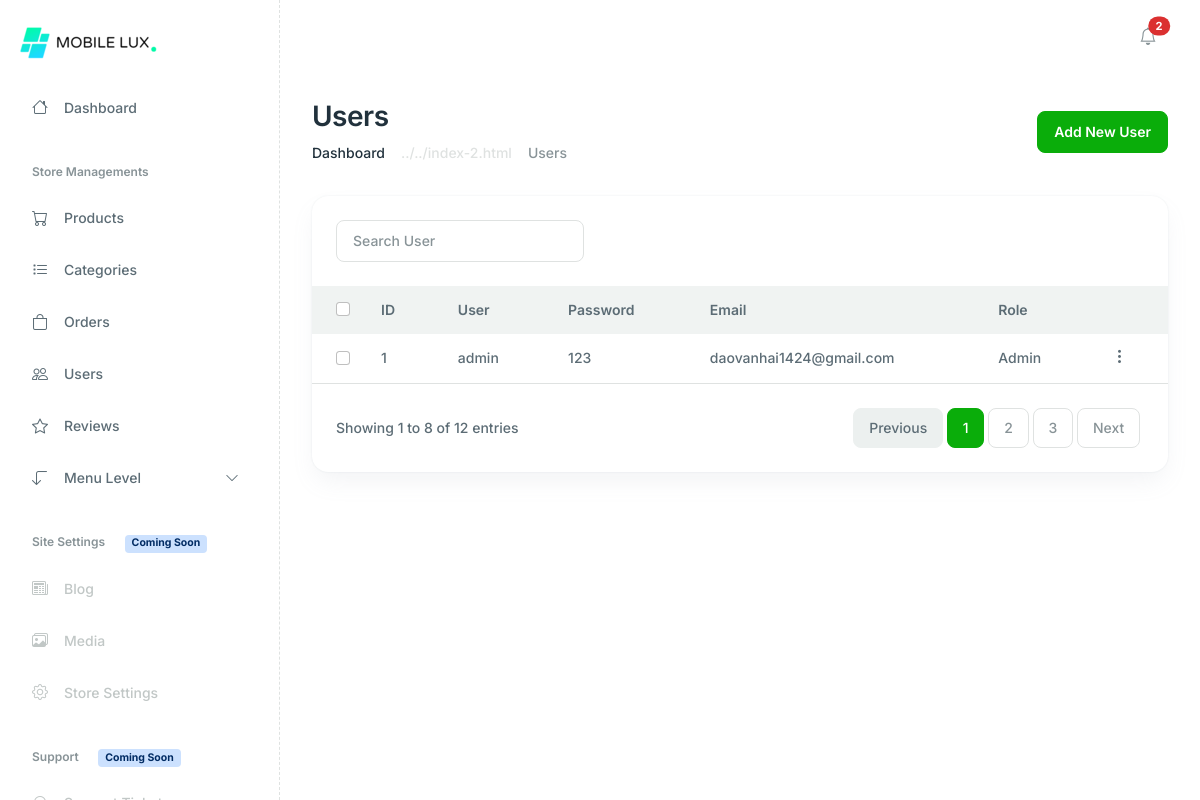
Before: /admin/index.php?act=list_user with the older database file.
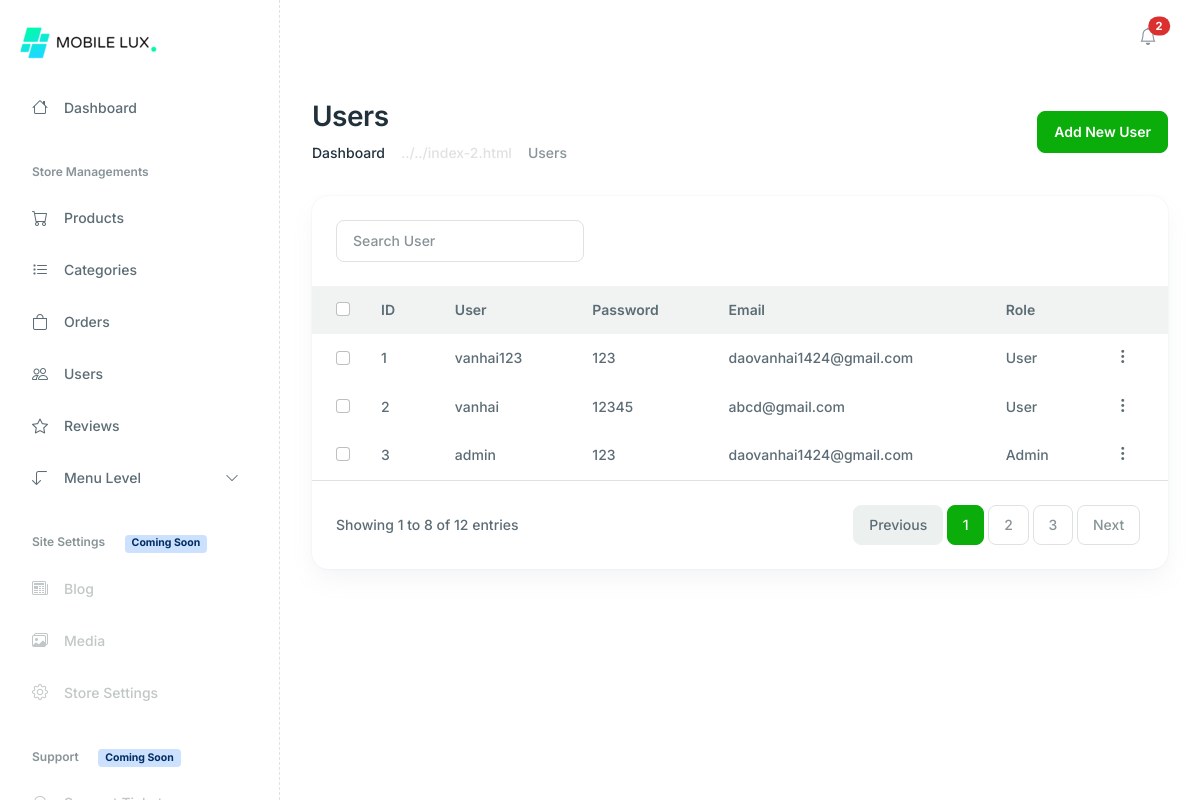
After: the same page with the newer database file.
### tables this page shows
CREATE TABLE `user` (
  `id` int(11) NOT NULL,
  `user` varchar(255) NOT NULL,
  `pass` varchar(255) NOT NULL,
  `email` varchar(255) NOT NULL,
  `role` tinyint(2) NOT NULL COMMENT '0. Admin\r\n1. User'
);

### models/pdo.php (called while the page is built, shortened)
<?php
function pdo_get_connection()
{
    $servername = "localhost";
    $username = "root";
    $password = "";
    try {
        $conn = new PDO("mysql:host=$servername;dbname=db_mobilelux", $username, $password);
        $conn->setAttribute(PDO::ATTR_ERRMODE, PDO::ERRMODE_EXCEPTION);
        return $conn;
    } catch (PDOException $e) {
        echo "Connection failed: " . $e->getMessage();
    }
}
function pdo_query($sql)
{
    $sql_args = array_slice(func_get_args(), 1);
    try {
        $conn = pdo_get_connection();
        $stmt = $conn->prepare($sql);
        $stmt->execute($sql_args);
        $rows = $stmt->fetchAll();
        return $rows;
    } catch (PDOException $e) {
        throw $e;
    } finally {
        unset($conn);
    }
}

### models/user.php (called while the page is built, shortened)
<?php
function selectAllUsers()
{
    $sql = "SELECT * FROM user ORDER BY id DESC";
    $stmt = pdo_query($sql);
    return $stmt;
}

### admin/user/list.php (the view, shortened to what the changed rows need)
<div class="main-wrapper">
    <main class="main-content-wrapper">
        <div class="container">
            <div class="row mb-8">
                <div class="col-md-12">
                    <div class="d-flex flex-column flex-md-row justify-content-between align-items-md-center gap-4">
                        <div>
                            <h2>Users</h2>
                        </div>
                    </div>
                </div>
            </div>
            <div class="row">
                <div class="col-xl-12 col-12 mb-5">
                    <div class="card h-100 card-lg">
                        <div class="card-body p-0">
                            <div class="table-responsive">
                                <table class="table table-centered table-hover table-borderless mb-0 table-with-checkbox text-nowrap">
                                    <thead class="bg-light">
                                        <tr>
                                            <th>
                                                <div class="form-check">
                                                    <input class="form-check-input" type="checkbox" value="" id="checkAll">
                                                </div>
                                            </th>
                                            <th>ID</th>
                                            <th>User</th>
                                            <th>Password</th>
                                            <th>Email</th>
                                            <th>Role</th>
                                            <th></th>
                                        </tr>
                                    </thead>
                                    <tbody>
                                        <?php foreach ($dataUsers as $key => $value) : ?>
                                            <tr>
                                                <td>
                                                    <div class="form-check">
                                                        <input class="form-check-input" type="checkbox" value="" id="userOne">
                                                    </div>
                                                </td>
                                                <td><?= $key + 1 ?></td>
                                                <td><?= $value['user'] ?></td>
                                                <td><?= $value['pass'] ?></td>
                                                <td><?= $value['email'] ?></td>
                                                <td><?= $value['role'] == '0' ? 'Admin' : 'User' ?></td>
                                                <td>
                                                    <div class="dropdown">
                                                        <a href="#" class="text-reset" data-bs-toggle="dropdown" aria-expanded="false">
                                                            <i class="feather-icon icon-more-vertical fs-5"></i>
                                                        </a>
                                                    </div>
                                                </td>
                                            </tr>
                                        <?php endforeach ?>
                                    </tbody>
                                </table>
                            </div>
                        </div>
                    </div>
                </div>
            </div>
        </div>
    </main>

Changed rows visible on the page:
added user: user "vanhai123", pass "123", email "daovanhai1424@gmail.com", role "User"
added user: user "vanhai", pass "12345", email "abcd@gmail.com", role "User"
